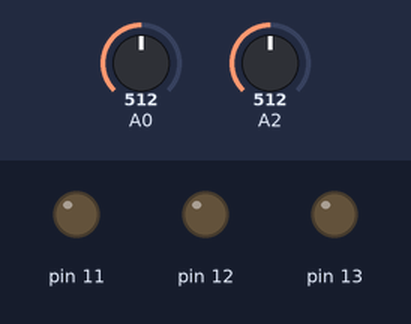
This sketch was run on a simulated Arduino Uno, built with avr-gcc and run on an emulated ATmega328P. Parts: output pins drawn as LEDs (lit = HIGH). The test bench sets the inputs (shaded band); at power-on: A0 = 512, A2 = 512.

Above: at 1.2 s.
1.3 s: A0 set to 530
At 2.1 s:
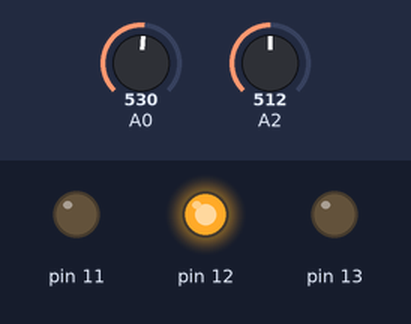
2.8 s: A2 set to 530
At 3.3 s:
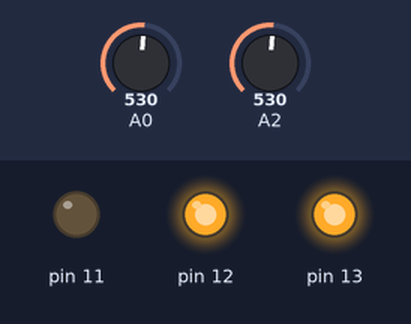
4.3 s: A0 set to 511
At 5.5 s:
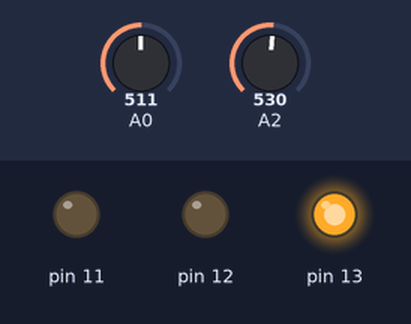
5.8 s: A0 set to 716
At 6.8 s:
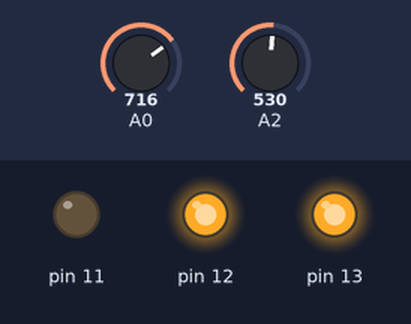
7.3 s: A0 set to 306
At 7.9 s:
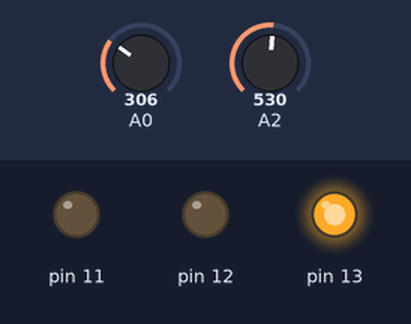
Timing chart, 0 to 9.8 s (numbered marks = the images above; inputs shaded):
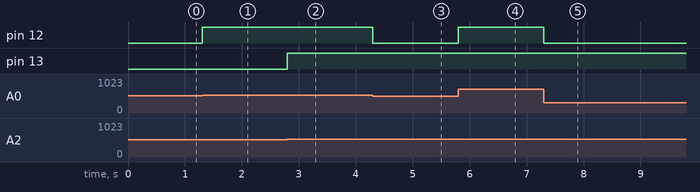

Measured:
- the behaviour switches between 514 and 515 on A0 (found by bisection; images 0 and 1)
- the behaviour switches between 514 and 515 on A2 (found by bisection; images 1 and 2)
- after the input at 1.3 s, pin 12: LOW → HIGH at once
- after the input at 2.8 s, pin 13: LOW → HIGH at once
- after the input at 4.3 s, pin 12: HIGH → LOW at once
- after the input at 5.8 s, pin 12: LOW → HIGH at once
- after the input at 7.3 s, pin 12: HIGH → LOW at once

The sketch:

sketch_aug12a.ino
```cpp
void setup() {
  pinMode(11, OUTPUT);
  pinMode(12, OUTPUT);
  pinMode(13, OUTPUT);
  pinMode(A0, INPUT);
  pinMode(A1, INPUT);
  Serial.begin(38400);
}

void loop() {
  int m1 = map(analogRead(A0),0,1024, 0,255);
  int m3 = map(analogRead(A2),0,1024, 0,255);

    analogWrite(12, m1);
    analogWrite(13, m3);
}
```
